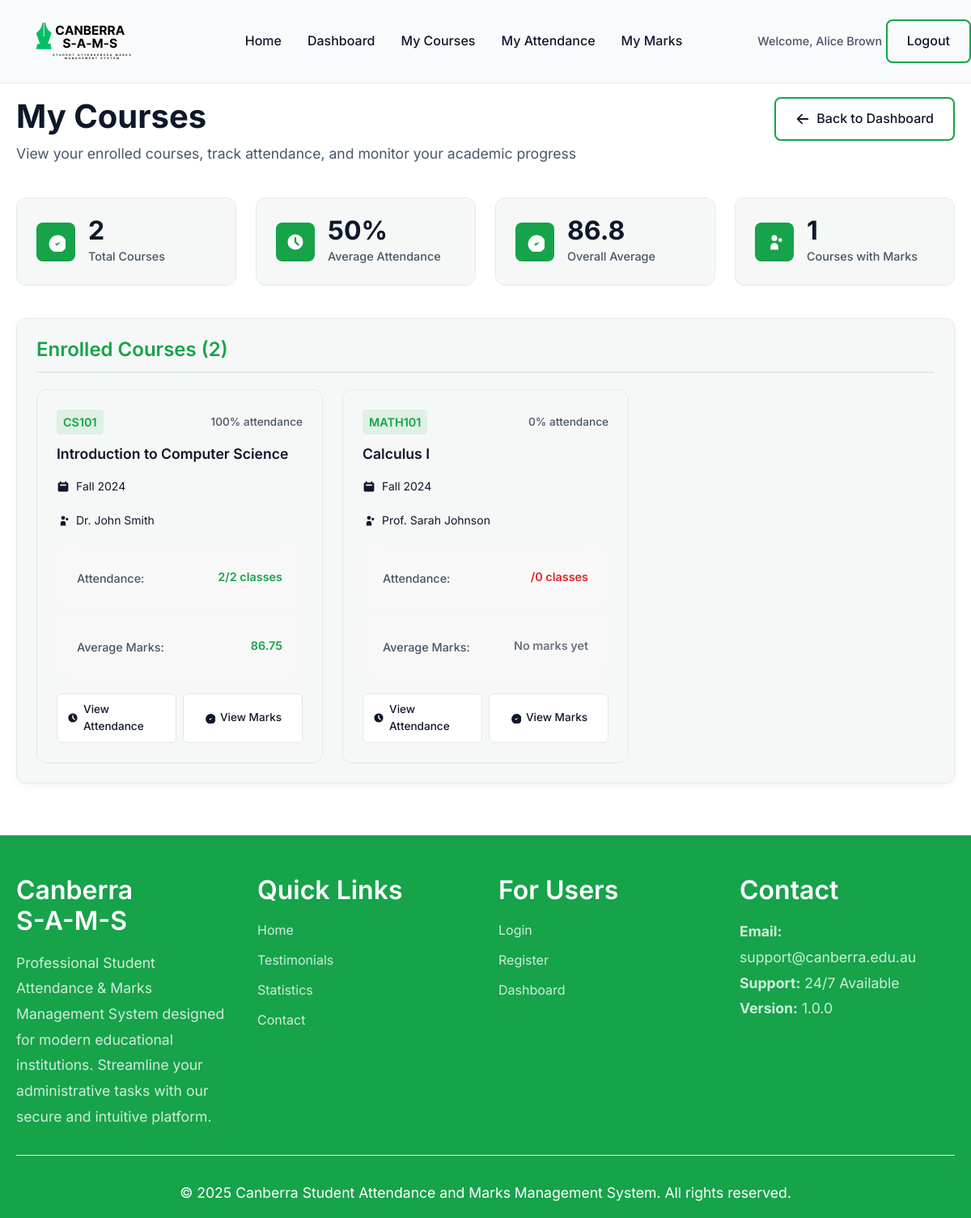
Page /my-courses.php (signed in) on the earlier database version.
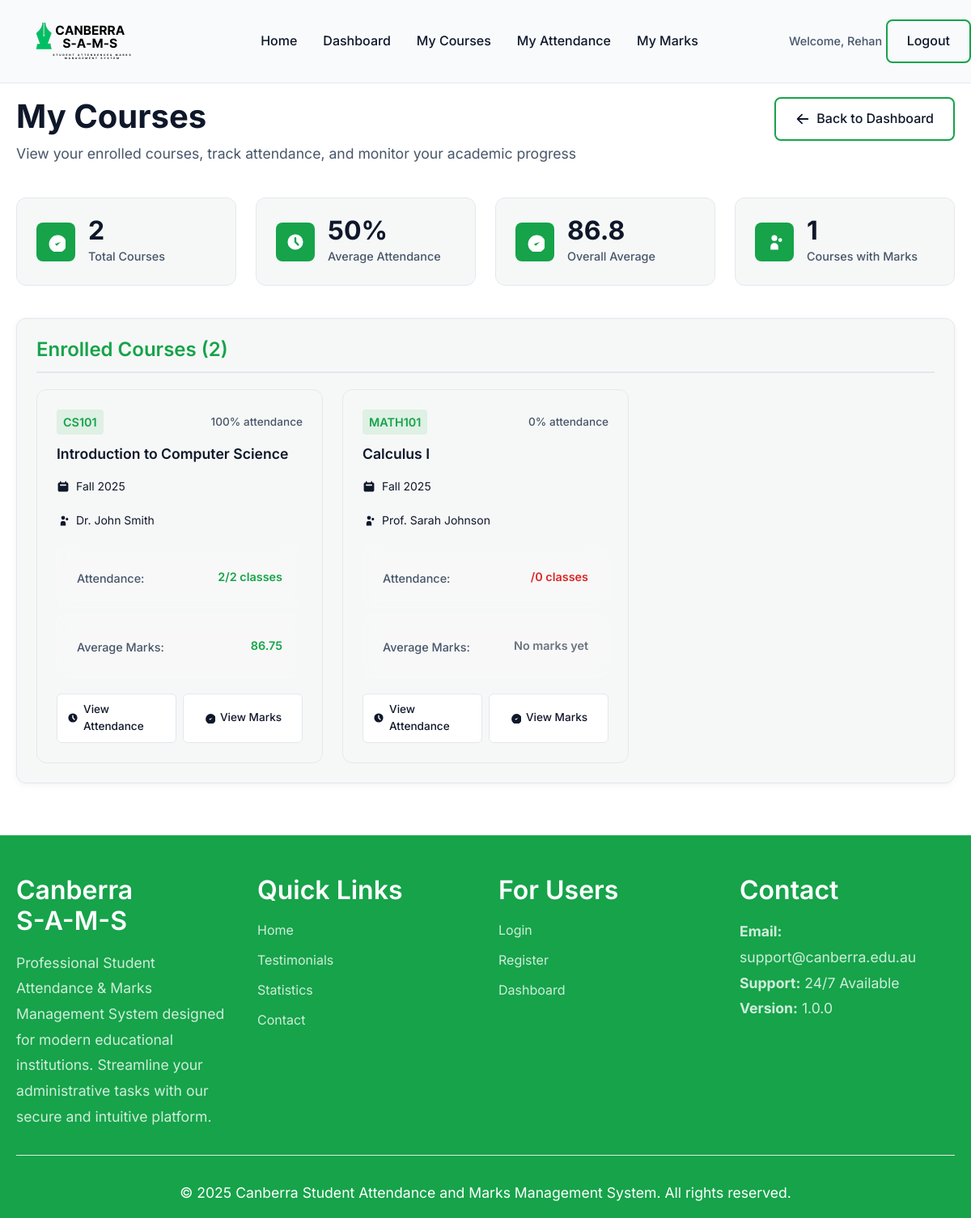
Same page on the later database version.
### tables this page shows
CREATE TABLE courses (
    course_id INT AUTO_INCREMENT PRIMARY KEY,
    course_name VARCHAR(255) NOT NULL,
    course_code VARCHAR(20) UNIQUE NOT NULL,
    semester VARCHAR(50) NOT NULL,
    lecturer_id INT NOT NULL,
    created_at TIMESTAMP DEFAULT CURRENT_TIMESTAMP,
    FOREIGN KEY (lecturer_id) REFERENCES users(user_id) ON DELETE CASCADE
);

CREATE TABLE users (
    user_id INT AUTO_INCREMENT PRIMARY KEY,
    name VARCHAR(255) NOT NULL,
    email VARCHAR(255) UNIQUE NOT NULL,
    password VARCHAR(255) NOT NULL,
    role ENUM('student', 'lecturer') NOT NULL,
    created_at TIMESTAMP DEFAULT CURRENT_TIMESTAMP
);

### includes/auth.php (called while the page is built, shortened)
<?php
function current_user() {
    if (isset($_SESSION['user_id']) && isset($_SESSION['role']) && isset($_SESSION['name'])) {
        return [
            'user_id' => $_SESSION['user_id'],
            'name' => $_SESSION['name'],
            'role' => $_SESSION['role']
        ];
    }
    return null;
}
?>

### my-courses.php (the view, shortened to what the changed rows need)
<?php
require_once 'includes/header.php';
$user = current_user();
try {
    $stmt = $pdo->prepare("
        SELECT c.course_id, c.course_name, c.course_code, c.semester, u.name as lecturer_name
        FROM courses c
        JOIN enrollments e ON c.course_id = e.course_id
        JOIN users u ON c.lecturer_id = u.user_id
        WHERE e.student_id = ?
        ORDER BY c.course_code
    ");
    $stmt->execute([$user['user_id']]);
    $enrolled_courses = $stmt->fetchAll();
} catch (Exception $e) {
    $enrolled_courses = [];
    $error = 'Error loading courses.';
}
$attendance_summary = [];
foreach ($enrolled_courses as $course) {
    try {
        $stmt = $pdo->prepare("
            SELECT
                COUNT(*) as total_classes,
                SUM(CASE WHEN status = 'Present' THEN 1 ELSE 0 END) as present_count
            FROM attendance
            WHERE student_id = ? AND course_id = ?
        ");
        $stmt->execute([$user['user_id'], $course['course_id']]);
        $summary = $stmt->fetch();
        $attendance_summary[$course['course_id']] = [
            'total' => $summary['total_classes'],
            'present' => $summary['present_count'],
            'percentage' => $summary['total_classes'] > 0 ? round(($summary['present_count'] / $summary['total_classes']) * 100, 1) : 0
        ];
    } catch (Exception $e) {
        $attendance_summary[$course['course_id']] = ['total' => 0, 'present' => 0, 'percentage' => 0];
    }
}
$marks_summary = [];
foreach ($enrolled_courses as $course) {
    try {
        $stmt = $pdo->prepare("
            SELECT exam_type, score
            FROM marks
            WHERE student_id = ? AND course_id = ?
        ");
        $stmt->execute([$user['user_id'], $course['course_id']]);
        $marks = $stmt->fetchAll();
        $course_marks = [];
        $total_score = 0;
        $count = 0;
        foreach ($marks as $mark) {
            $course_marks[$mark['exam_type']] = $mark['score'];
            $total_score += $mark['score'];
            $count++;
        }
        $marks_summary[$course['course_id']] = [
            'marks' => $course_marks,
            'average' => $count > 0 ? round($total_score / $count, 2) : null
        ];
    } catch (Exception $e) {
        $marks_summary[$course['course_id']] = ['marks' => [], 'average' => null];
    }
}
?>
<div class="dashboard-container">
    <div class="dashboard-header">
        <div class="welcome-section">
            <h1>My Courses</h1>
        </div>
    </div>
    <?php if (empty($enrolled_courses)): ?>
        <div class="empty-state">
            <div class="empty-icon">
                <svg viewBox="0 0 20 20" fill="currentColor">
                    <path d="M9 12l2 2 4-4m6 2a9 9 0 11-18 0 9 9 0 0118 0z" />
                </svg>
            </div>
            <h3>No Courses Enrolled</h3>
            <p>You are not enrolled in any courses yet. Please contact your lecturer to be enrolled.</p>
        </div>
    <?php else: ?>
        <div class="dashboard-section">
            <div class="section-header">
                <h2>Enrolled Courses (<?php echo count($enrolled_courses); ?>)</h2>
            </div>
            <div class="courses-grid">
                <?php foreach ($enrolled_courses as $course): ?>
                    <div class="course-card">
                        <div class="course-header">
                            <div class="course-code"><?php echo htmlspecialchars($course['course_code']); ?></div>
                            <div class="course-students">
                                <?php
                                $att = $attendance_summary[$course['course_id']];
                                echo $att['percentage'] . '% attendance';
                                ?>
                            </div>
                        </div>
                        <div class="course-title"><?php echo htmlspecialchars($course['course_name']); ?></div>
                        <div class="course-meta">
                            <div class="course-date">
                                <svg viewBox="0 0 20 20" fill="currentColor">
                                    <path fill-rule="evenodd" d="M6 2a1 1 0 00-1 1v1H4a2 2 0 00-2 2v10a2 2 0 002 2h12a2 2 0 002-2V6a2 2 0 00-2-2h-1V3a1 1 0 10-2 0v1H7V3a1 1 0 00-1-1zm0 5a1 1 0 000 2h8a1 1 0 100-2H6z" clip-rule="evenodd" />
                                </svg>
                                <?php echo htmlspecialchars($course['semester']); ?>
                            </div>
                        </div>
                        <div class="course-meta">
                            <div class="course-date">
                                <svg viewBox="0 0 20 20" fill="currentColor">
                                    <path d="M13 6a3 3 0 11-6 0 3 3 0 016 0zM18 8a2 2 0 11-4 0 2 2 0 014 0zM14 15a4 4 0 00-8 0v3h8v-3z" />
                                </svg>
                                <?php echo htmlspecialchars($course['lecturer_name']); ?>
                            </div>
                        </div>
                        <div class="course-stats">
                            <div class="stat-item">
                                <span class="stat-label">Attendance:</span>
                                <span class="stat-value" style="color: <?php echo $att['percentage'] >= 75 ? '#16a34a' : ($att['percentage'] >= 50 ? '#d97706' : '#dc2626'); ?>;">
                                    <?php echo $att['present']; ?>/<?php echo $att['total']; ?> classes
                                </span>
                            </div>
                            <div class="stat-item">
                                <span class="stat-label">Average Marks:</span>
                                <?php $marks = $marks_summary[$course['course_id']]; ?>
                                <span class="stat-value" style="color: <?php echo $marks['average'] !== null ? ($marks['average'] >= 80 ? '#16a34a' : ($marks['average'] >= 60 ? '#d97706' : '#dc2626')) : '#6b7280'; ?>;">
                                    <?php echo $marks['average'] !== null ? number_format($marks['average'], 2) : 'No marks yet'; ?>
                                </span>
                            </div>
                        </div>
                        <div class="course-actions">
                            <a href="my-attendance.php?course_id=<?php echo $course['course_id']; ?>" class="action-btn">
                                <svg viewBox="0 0 20 20" fill="currentColor">
                                    <path fill-rule="evenodd" d="M10 18a8 8 0 100-16 8 8 0 000 16zm1-12a1 1 0 10-2 0v4a1 1 0 00.293.707l2.828 2.829a1 1 0 101.415-1.415L11 9.586V6z" clip-rule="evenodd" />
                                </svg>
                                View Attendance
                            </a>
                            <a href="my-marks.php?course_id=<?php echo $course['course_id']; ?>" class="action-btn">
                                <svg viewBox="0 0 20 20" fill="currentColor">
                                    <path d="M9 12l2 2 4-4m6 2a9 9 0 11-18 0 9 9 0 0118 0z" />
                                </svg>
                                View Marks
                            </a>
                        </div>
                    </div>
                <?php endforeach; ?>
            </div>
        </div>
    <?php endif; ?>
</div>
<?php require_once 'includes/footer.php'; ?>

### includes/header.php (shortened to what the changed rows need)
<?php
require_once __DIR__ . '/auth.php';
$user = current_user();
?>
<!DOCTYPE html>
<html lang="en">
<head>
    <link rel="stylesheet" href="assets/css/style.css">
</head>
<body>
    <header class="header" id="header">
        <nav class="nav container">
            <?php if ($user): ?>
                <ul class="nav-links">
                    <li><a href="index.php">Home</a></li>
                    <li><a href="dashboard.php">Dashboard</a></li>
                    <?php if ($user['role'] === 'lecturer'): ?>
                        <li><a href="courses.php">My Courses</a></li>
                        <li><a href="students.php">Students</a></li>
                        <li><a href="reports.php">Reports</a></li>
                    <?php else: ?>
                        <li><a href="my-courses.php">My Courses</a></li>
                        <li><a href="my-attendance.php">My Attendance</a></li>
                        <li><a href="my-marks.php">My Marks</a></li>
                    <?php endif; ?>
                </ul>
                <div class="nav-actions">
                    <div class="user-menu desktop-only">
                        <span class="user-name">Welcome, <?php echo htmlspecialchars($user['name']); ?></span>
                        <a href="logout.php" class="btn btn-secondary">Logout</a>
                    </div>
                </div>
            <?php endif; ?>
        </nav>
    </header>
    <main class="main">

Differences in the rows shown:
changed courses "Introduction to Computer Science": semester "Fall 2024" → "Fall 2025"
changed courses "Calculus I": semester "Fall 2024" → "Fall 2025"
Other differences:
$user['name']: "Alice Brown" → "Rehan"
